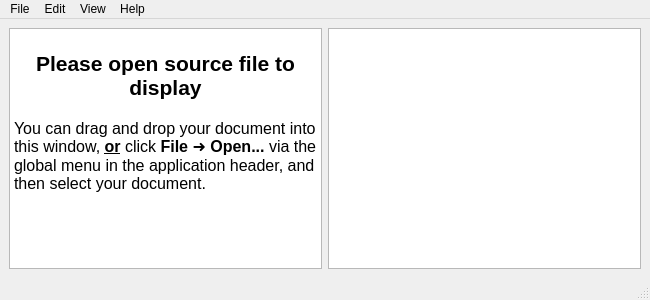
<?xml version="1.0" encoding="UTF-8"?>
<ui version="4.0">
 <class>MainWindow</class>
 <widget class="QMainWindow" name="MainWindow">
  <property name="geometry">
   <rect>
    <x>0</x>
    <y>0</y>
    <width>650</width>
    <height>300</height>
   </rect>
  </property>
  <property name="acceptDrops">
   <bool>true</bool>
  </property>
  <property name="windowTitle">
   <string>DiaCpp</string>
  </property>
  <widget class="QWidget" name="centralwidget">
   <layout class="QHBoxLayout" name="horizontalLayout">
    <item>
     <widget class="QTextBrowser" name="textBrowser">
      <property name="acceptDrops">
       <bool>false</bool>
      </property>
      <property name="html">
       <string>&lt;!DOCTYPE HTML PUBLIC &quot;-//W3C//DTD HTML 4.0//EN&quot; &quot;http://www.w3.org/TR/REC-html40/strict.dtd&quot;&gt;
&lt;html&gt;&lt;head&gt;&lt;meta name=&quot;qrichtext&quot; content=&quot;1&quot; /&gt;&lt;style type=&quot;text/css&quot;&gt;
p, li { white-space: pre-wrap; }
&lt;/style&gt;&lt;/head&gt;&lt;body style=&quot; font-family:'Cantarell'; font-size:11pt; font-weight:400; font-style:normal;&quot;&gt;
&lt;p align=&quot;center&quot; style=&quot;-qt-paragraph-type:empty; margin-top:0px; margin-bottom:0px; margin-left:0px; margin-right:0px; -qt-block-indent:0; text-indent:0px;&quot;&gt;&lt;br /&gt;&lt;/p&gt;
&lt;p align=&quot;center&quot; style=&quot; margin-top:0px; margin-bottom:0px; margin-left:0px; margin-right:0px; -qt-block-indent:0; text-indent:0px;&quot;&gt;&lt;span style=&quot; font-size:16pt; font-weight:600;&quot;&gt;Please open source file to display&lt;/span&gt;&lt;/p&gt;
&lt;p align=&quot;center&quot; style=&quot;-qt-paragraph-type:empty; margin-top:0px; margin-bottom:0px; margin-left:0px; margin-right:0px; -qt-block-indent:0; text-indent:0px; font-size:12pt;&quot;&gt;&lt;br /&gt;&lt;/p&gt;
&lt;p style=&quot; margin-top:0px; margin-bottom:0px; margin-left:0px; margin-right:0px; -qt-block-indent:0; text-indent:0px;&quot;&gt;&lt;span style=&quot; font-size:12pt;&quot;&gt;You can drag and drop your document into this window, &lt;/span&gt;&lt;span style=&quot; font-size:12pt; font-weight:600; text-decoration: underline;&quot;&gt;or&lt;/span&gt;&lt;span style=&quot; font-size:12pt;&quot;&gt; click &lt;/span&gt;&lt;span style=&quot; font-size:12pt; font-weight:600;&quot;&gt;File ➜ Open...&lt;/span&gt;&lt;span style=&quot; font-size:12pt;&quot;&gt; via the global menu in the application header, and then select your document.&lt;/span&gt;&lt;/p&gt;&lt;/body&gt;&lt;/html&gt;</string>
      </property>
     </widget>
    </item>
    <item>
     <widget class="MainGraph" name="graphicsView">
      <property name="acceptDrops">
       <bool>false</bool>
      </property>
     </widget>
    </item>
   </layout>
  </widget>
  <widget class="QMenuBar" name="menubar">
   <property name="geometry">
    <rect>
     <x>0</x>
     <y>0</y>
     <width>650</width>
     <height>30</height>
    </rect>
   </property>
   <widget class="QMenu" name="menuFile">
    <property name="title">
     <string>File</string>
    </property>
    <addaction name="actionOpen"/>
    <addaction name="actionClose"/>
    <addaction name="separator"/>
    <addaction name="actionOpenLogFile"/>
    <addaction name="separator"/>
    <addaction name="actionQuit"/>
   </widget>
   <widget class="QMenu" name="menuEdit">
    <property name="title">
     <string>Edit</string>
    </property>
    <widget class="QMenu" name="menuLanguage">
     <property name="enabled">
      <bool>false</bool>
     </property>
     <property name="title">
      <string>Parser Language</string>
     </property>
    </widget>
    <widget class="QMenu" name="menuRender">
     <property name="enabled">
      <bool>false</bool>
     </property>
     <property name="title">
      <string>Display Render</string>
     </property>
    </widget>
    <addaction name="menuLanguage"/>
    <addaction name="menuRender"/>
   </widget>
   <widget class="QMenu" name="menuHelp">
    <property name="title">
     <string>Help</string>
    </property>
    <addaction name="actionViewSourceCode"/>
   </widget>
   <widget class="QMenu" name="menuView">
    <property name="title">
     <string>View</string>
    </property>
   </widget>
   <addaction name="menuFile"/>
   <addaction name="menuEdit"/>
   <addaction name="menuView"/>
   <addaction name="menuHelp"/>
  </widget>
  <widget class="QStatusBar" name="statusbar"/>
  <action name="actionOpen">
   <property name="text">
    <string>Open...</string>
   </property>
   <property name="shortcut">
    <string>Ctrl+O</string>
   </property>
  </action>
  <action name="actionClose">
   <property name="enabled">
    <bool>false</bool>
   </property>
   <property name="text">
    <string>Close</string>
   </property>
   <property name="shortcut">
    <string>Ctrl+W</string>
   </property>
  </action>
  <action name="actionOpenLogFile">
   <property name="enabled">
    <bool>false</bool>
   </property>
   <property name="text">
    <string>Open Log</string>
   </property>
   <property name="shortcut">
    <string>Ctrl+L</string>
   </property>
  </action>
  <action name="actionQuit">
   <property name="text">
    <string>Quit</string>
   </property>
   <property name="shortcut">
    <string>Ctrl+Q</string>
   </property>
  </action>
  <action name="actionViewSourceCode">
   <property name="enabled">
    <bool>true</bool>
   </property>
   <property name="text">
    <string>View Source Code</string>
   </property>
  </action>
 </widget>
 <customwidgets>
  <customwidget>
   <class>MainGraph</class>
   <extends>QGraphicsView</extends>
   <header>src/dia/details/MainGraph.hpp</header>
  </customwidget>
 </customwidgets>
 <resources/>
 <connections>
  <connection>
   <sender>actionQuit</sender>
   <signal>triggered()</signal>
   <receiver>MainWindow</receiver>
   <slot>close()</slot>
   <hints>
    <hint type="sourcelabel">
     <x>-1</x>
     <y>-1</y>
    </hint>
    <hint type="destinationlabel">
     <x>324</x>
     <y>149</y>
    </hint>
   </hints>
  </connection>
 </connections>
</ui>
